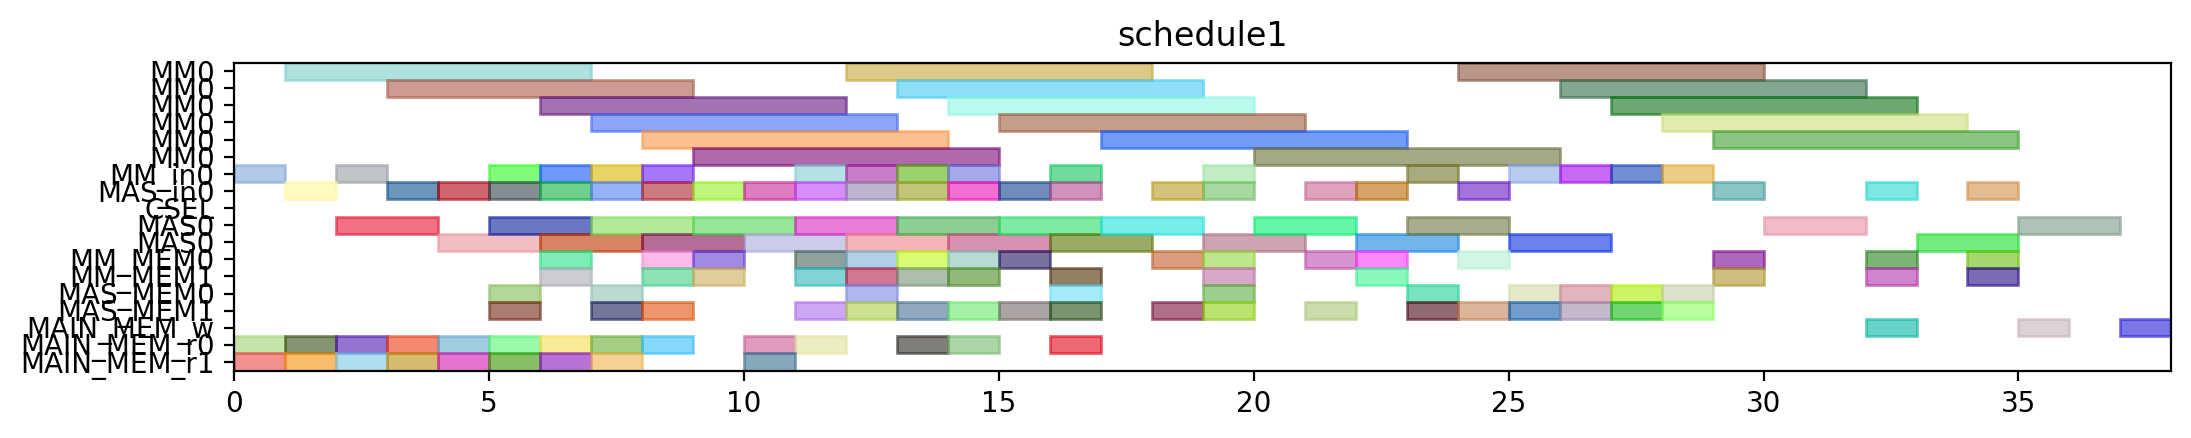

Here is the Python script that generated this plot:
from pyschedule import Scenario, solvers, plotters, alt


def solve():
	horizon = 145
	S = Scenario("schedule1", horizon=horizon)

	# resource
	MM = S.Resources('MM', num=1, size=6)
	MM_in = S.Resources('MM_in', num=1)
	MAS_in = S.Resources('MAS_in', num=1)
	CSEL = S.Resource('CSEL')
	MAS = S.Resources('MAS', num=1, size=2, periods=range(1, horizon))
	MM_MEM = S.Resources('MM_MEM', num=2)
	MAS_MEM = S.Resources('MAS_MEM', num=2)
	MAIN_MEM_w = S.Resource('MAIN_MEM_w', size=1)
	MAIN_MEM_r = S.Resources('MAIN_MEM_r', num=2)

	# result of previous scheduling
	t0_in = S.Task('t0_in', length=1, delay_cost=1)
	S += t0_in >= 0
	t0_in += MM_in[0]

	t0_mem0 = S.Task('t0_mem0', length=1, delay_cost=1)
	S += t0_mem0 >= 0
	t0_mem0 += MAIN_MEM_r[0]

	t0_mem1 = S.Task('t0_mem1', length=1, delay_cost=1)
	S += t0_mem1 >= 0
	t0_mem1 += MAIN_MEM_r[1]

	t0 = S.Task('t0', length=6, delay_cost=1)
	S += t0 >= 1
	t0 += MM[0]

	t8_in = S.Task('t8_in', length=1, delay_cost=1)
	S += t8_in >= 1
	t8_in += MAS_in[0]

	t8_mem0 = S.Task('t8_mem0', length=1, delay_cost=1)
	S += t8_mem0 >= 1
	t8_mem0 += MAIN_MEM_r[0]

	t8_mem1 = S.Task('t8_mem1', length=1, delay_cost=1)
	S += t8_mem1 >= 1
	t8_mem1 += MAIN_MEM_r[1]

	t2_in = S.Task('t2_in', length=1, delay_cost=1)
	S += t2_in >= 2
	t2_in += MM_in[0]

	t2_mem0 = S.Task('t2_mem0', length=1, delay_cost=1)
	S += t2_mem0 >= 2
	t2_mem0 += MAIN_MEM_r[0]

	t2_mem1 = S.Task('t2_mem1', length=1, delay_cost=1)
	S += t2_mem1 >= 2
	t2_mem1 += MAIN_MEM_r[1]

	t8 = S.Task('t8', length=2, delay_cost=1)
	S += t8 >= 2
	t8 += MAS[0]

	t2 = S.Task('t2', length=6, delay_cost=1)
	S += t2 >= 3
	t2 += MM[0]

	t9_in = S.Task('t9_in', length=1, delay_cost=1)
	S += t9_in >= 3
	t9_in += MAS_in[0]

	t9_mem0 = S.Task('t9_mem0', length=1, delay_cost=1)
	S += t9_mem0 >= 3
	t9_mem0 += MAIN_MEM_r[0]

	t9_mem1 = S.Task('t9_mem1', length=1, delay_cost=1)
	S += t9_mem1 >= 3
	t9_mem1 += MAIN_MEM_r[1]

	t4_in = S.Task('t4_in', length=1, delay_cost=1)
	S += t4_in >= 4
	t4_in += MAS_in[0]

	t4_mem0 = S.Task('t4_mem0', length=1, delay_cost=1)
	S += t4_mem0 >= 4
	t4_mem0 += MAIN_MEM_r[0]

	t4_mem1 = S.Task('t4_mem1', length=1, delay_cost=1)
	S += t4_mem1 >= 4
	t4_mem1 += MAIN_MEM_r[1]

	t9 = S.Task('t9', length=2, delay_cost=1)
	S += t9 >= 4
	t9 += MAS[0]

	t10_in = S.Task('t10_in', length=1, delay_cost=1)
	S += t10_in >= 5
	t10_in += MM_in[0]

	t10_mem0 = S.Task('t10_mem0', length=1, delay_cost=1)
	S += t10_mem0 >= 5
	t10_mem0 += MAS_MEM[0]

	t10_mem1 = S.Task('t10_mem1', length=1, delay_cost=1)
	S += t10_mem1 >= 5
	t10_mem1 += MAS_MEM[1]

	t3_in = S.Task('t3_in', length=1, delay_cost=1)
	S += t3_in >= 5
	t3_in += MAS_in[0]

	t3_mem0 = S.Task('t3_mem0', length=1, delay_cost=1)
	S += t3_mem0 >= 5
	t3_mem0 += MAIN_MEM_r[0]

	t3_mem1 = S.Task('t3_mem1', length=1, delay_cost=1)
	S += t3_mem1 >= 5
	t3_mem1 += MAIN_MEM_r[1]

	t4 = S.Task('t4', length=2, delay_cost=1)
	S += t4 >= 5
	t4 += MAS[0]

	t10 = S.Task('t10', length=6, delay_cost=1)
	S += t10 >= 6
	t10 += MM[0]

	t1_in = S.Task('t1_in', length=1, delay_cost=1)
	S += t1_in >= 6
	t1_in += MM_in[0]

	t1_mem0 = S.Task('t1_mem0', length=1, delay_cost=1)
	S += t1_mem0 >= 6
	t1_mem0 += MAIN_MEM_r[0]

	t1_mem1 = S.Task('t1_mem1', length=1, delay_cost=1)
	S += t1_mem1 >= 6
	t1_mem1 += MAIN_MEM_r[1]

	t24_in = S.Task('t24_in', length=1, delay_cost=1)
	S += t24_in >= 6
	t24_in += MAS_in[0]

	t24_mem0 = S.Task('t24_mem0', length=1, delay_cost=1)
	S += t24_mem0 >= 6
	t24_mem0 += MM_MEM[0]

	t24_mem1 = S.Task('t24_mem1', length=1, delay_cost=1)
	S += t24_mem1 >= 6
	t24_mem1 += MM_MEM[1]

	t3 = S.Task('t3', length=2, delay_cost=1)
	S += t3 >= 6
	t3 += MAS[0]

	t1 = S.Task('t1', length=6, delay_cost=1)
	S += t1 >= 7
	t1 += MM[0]

	t14_in = S.Task('t14_in', length=1, delay_cost=1)
	S += t14_in >= 7
	t14_in += MAS_in[0]

	t14_mem0 = S.Task('t14_mem0', length=1, delay_cost=1)
	S += t14_mem0 >= 7
	t14_mem0 += MAIN_MEM_r[0]

	t14_mem1 = S.Task('t14_mem1', length=1, delay_cost=1)
	S += t14_mem1 >= 7
	t14_mem1 += MAIN_MEM_r[1]

	t24 = S.Task('t24', length=2, delay_cost=1)
	S += t24 >= 7
	t24 += MAS[0]

	t5_in = S.Task('t5_in', length=1, delay_cost=1)
	S += t5_in >= 7
	t5_in += MM_in[0]

	t5_mem0 = S.Task('t5_mem0', length=1, delay_cost=1)
	S += t5_mem0 >= 7
	t5_mem0 += MAS_MEM[0]

	t5_mem1 = S.Task('t5_mem1', length=1, delay_cost=1)
	S += t5_mem1 >= 7
	t5_mem1 += MAS_MEM[1]

	t14 = S.Task('t14', length=2, delay_cost=1)
	S += t14 >= 8
	t14 += MAS[0]

	t25_in = S.Task('t25_in', length=1, delay_cost=1)
	S += t25_in >= 8
	t25_in += MAS_in[0]

	t25_mem0 = S.Task('t25_mem0', length=1, delay_cost=1)
	S += t25_mem0 >= 8
	t25_mem0 += MM_MEM[0]

	t25_mem1 = S.Task('t25_mem1', length=1, delay_cost=1)
	S += t25_mem1 >= 8
	t25_mem1 += MAS_MEM[1]

	t26_in = S.Task('t26_in', length=1, delay_cost=1)
	S += t26_in >= 8
	t26_in += MM_in[0]

	t26_mem0 = S.Task('t26_mem0', length=1, delay_cost=1)
	S += t26_mem0 >= 8
	t26_mem0 += MAIN_MEM_r[0]

	t26_mem1 = S.Task('t26_mem1', length=1, delay_cost=1)
	S += t26_mem1 >= 8
	t26_mem1 += MM_MEM[1]

	t5 = S.Task('t5', length=6, delay_cost=1)
	S += t5 >= 8
	t5 += MM[0]

	t11_in = S.Task('t11_in', length=1, delay_cost=1)
	S += t11_in >= 9
	t11_in += MAS_in[0]

	t11_mem0 = S.Task('t11_mem0', length=1, delay_cost=1)
	S += t11_mem0 >= 9
	t11_mem0 += MM_MEM[0]

	t11_mem1 = S.Task('t11_mem1', length=1, delay_cost=1)
	S += t11_mem1 >= 9
	t11_mem1 += MM_MEM[1]

	t25 = S.Task('t25', length=2, delay_cost=1)
	S += t25 >= 9
	t25 += MAS[0]

	t26 = S.Task('t26', length=6, delay_cost=1)
	S += t26 >= 9
	t26 += MM[0]

	t11 = S.Task('t11', length=2, delay_cost=1)
	S += t11 >= 10
	t11 += MAS[0]

	t13_in = S.Task('t13_in', length=1, delay_cost=1)
	S += t13_in >= 10
	t13_in += MAS_in[0]

	t13_mem0 = S.Task('t13_mem0', length=1, delay_cost=1)
	S += t13_mem0 >= 10
	t13_mem0 += MAIN_MEM_r[0]

	t13_mem1 = S.Task('t13_mem1', length=1, delay_cost=1)
	S += t13_mem1 >= 10
	t13_mem1 += MAIN_MEM_r[1]

	t12_in = S.Task('t12_in', length=1, delay_cost=1)
	S += t12_in >= 11
	t12_in += MAS_in[0]

	t12_mem0 = S.Task('t12_mem0', length=1, delay_cost=1)
	S += t12_mem0 >= 11
	t12_mem0 += MM_MEM[0]

	t12_mem1 = S.Task('t12_mem1', length=1, delay_cost=1)
	S += t12_mem1 >= 11
	t12_mem1 += MAS_MEM[1]

	t13 = S.Task('t13', length=2, delay_cost=1)
	S += t13 >= 11
	t13 += MAS[0]

	t19_in = S.Task('t19_in', length=1, delay_cost=1)
	S += t19_in >= 11
	t19_in += MM_in[0]

	t19_mem0 = S.Task('t19_mem0', length=1, delay_cost=1)
	S += t19_mem0 >= 11
	t19_mem0 += MAIN_MEM_r[0]

	t19_mem1 = S.Task('t19_mem1', length=1, delay_cost=1)
	S += t19_mem1 >= 11
	t19_mem1 += MM_MEM[1]

	t12 = S.Task('t12', length=2, delay_cost=1)
	S += t12 >= 12
	t12 += MAS[0]

	t15_in = S.Task('t15_in', length=1, delay_cost=1)
	S += t15_in >= 12
	t15_in += MM_in[0]

	t15_mem0 = S.Task('t15_mem0', length=1, delay_cost=1)
	S += t15_mem0 >= 12
	t15_mem0 += MAS_MEM[0]

	t15_mem1 = S.Task('t15_mem1', length=1, delay_cost=1)
	S += t15_mem1 >= 12
	t15_mem1 += MAS_MEM[1]

	t16_in = S.Task('t16_in', length=1, delay_cost=1)
	S += t16_in >= 12
	t16_in += MAS_in[0]

	t16_mem0 = S.Task('t16_mem0', length=1, delay_cost=1)
	S += t16_mem0 >= 12
	t16_mem0 += MM_MEM[0]

	t16_mem1 = S.Task('t16_mem1', length=1, delay_cost=1)
	S += t16_mem1 >= 12
	t16_mem1 += MM_MEM[1]

	t19 = S.Task('t19', length=6, delay_cost=1)
	S += t19 >= 12
	t19 += MM[0]

	t15 = S.Task('t15', length=6, delay_cost=1)
	S += t15 >= 13
	t15 += MM[0]

	t16 = S.Task('t16', length=2, delay_cost=1)
	S += t16 >= 13
	t16 += MAS[0]

	t18_in = S.Task('t18_in', length=1, delay_cost=1)
	S += t18_in >= 13
	t18_in += MM_in[0]

	t18_mem0 = S.Task('t18_mem0', length=1, delay_cost=1)
	S += t18_mem0 >= 13
	t18_mem0 += MAIN_MEM_r[0]

	t18_mem1 = S.Task('t18_mem1', length=1, delay_cost=1)
	S += t18_mem1 >= 13
	t18_mem1 += MAS_MEM[1]

	t6_in = S.Task('t6_in', length=1, delay_cost=1)
	S += t6_in >= 13
	t6_in += MAS_in[0]

	t6_mem0 = S.Task('t6_mem0', length=1, delay_cost=1)
	S += t6_mem0 >= 13
	t6_mem0 += MM_MEM[0]

	t6_mem1 = S.Task('t6_mem1', length=1, delay_cost=1)
	S += t6_mem1 >= 13
	t6_mem1 += MM_MEM[1]

	t18 = S.Task('t18', length=6, delay_cost=1)
	S += t18 >= 14
	t18 += MM[0]

	t27_in = S.Task('t27_in', length=1, delay_cost=1)
	S += t27_in >= 14
	t27_in += MM_in[0]

	t27_mem0 = S.Task('t27_mem0', length=1, delay_cost=1)
	S += t27_mem0 >= 14
	t27_mem0 += MAIN_MEM_r[0]

	t27_mem1 = S.Task('t27_mem1', length=1, delay_cost=1)
	S += t27_mem1 >= 14
	t27_mem1 += MAS_MEM[1]

	t29_in = S.Task('t29_in', length=1, delay_cost=1)
	S += t29_in >= 14
	t29_in += MAS_in[0]

	t29_mem0 = S.Task('t29_mem0', length=1, delay_cost=1)
	S += t29_mem0 >= 14
	t29_mem0 += MM_MEM[0]

	t29_mem1 = S.Task('t29_mem1', length=1, delay_cost=1)
	S += t29_mem1 >= 14
	t29_mem1 += MM_MEM[1]

	t6 = S.Task('t6', length=2, delay_cost=1)
	S += t6 >= 14
	t6 += MAS[0]

	t27 = S.Task('t27', length=6, delay_cost=1)
	S += t27 >= 15
	t27 += MM[0]

	t29 = S.Task('t29', length=2, delay_cost=1)
	S += t29 >= 15
	t29 += MAS[0]

	t7_in = S.Task('t7_in', length=1, delay_cost=1)
	S += t7_in >= 15
	t7_in += MAS_in[0]

	t7_mem0 = S.Task('t7_mem0', length=1, delay_cost=1)
	S += t7_mem0 >= 15
	t7_mem0 += MM_MEM[0]

	t7_mem1 = S.Task('t7_mem1', length=1, delay_cost=1)
	S += t7_mem1 >= 15
	t7_mem1 += MAS_MEM[1]

	t28_in = S.Task('t28_in', length=1, delay_cost=1)
	S += t28_in >= 16
	t28_in += MAS_in[0]

	t28_mem0 = S.Task('t28_mem0', length=1, delay_cost=1)
	S += t28_mem0 >= 16
	t28_mem0 += MAS_MEM[0]

	t28_mem1 = S.Task('t28_mem1', length=1, delay_cost=1)
	S += t28_mem1 >= 16
	t28_mem1 += MM_MEM[1]

	t30_in = S.Task('t30_in', length=1, delay_cost=1)
	S += t30_in >= 16
	t30_in += MM_in[0]

	t30_mem0 = S.Task('t30_mem0', length=1, delay_cost=1)
	S += t30_mem0 >= 16
	t30_mem0 += MAIN_MEM_r[0]

	t30_mem1 = S.Task('t30_mem1', length=1, delay_cost=1)
	S += t30_mem1 >= 16
	t30_mem1 += MAS_MEM[1]

	t7 = S.Task('t7', length=2, delay_cost=1)
	S += t7 >= 16
	t7 += MAS[0]

	t28 = S.Task('t28', length=2, delay_cost=1)
	S += t28 >= 17
	t28 += MAS[0]

	t30 = S.Task('t30', length=6, delay_cost=1)
	S += t30 >= 17
	t30 += MM[0]

	t17_in = S.Task('t17_in', length=1, delay_cost=1)
	S += t17_in >= 18
	t17_in += MAS_in[0]

	t17_mem0 = S.Task('t17_mem0', length=1, delay_cost=1)
	S += t17_mem0 >= 18
	t17_mem0 += MM_MEM[0]

	t17_mem1 = S.Task('t17_mem1', length=1, delay_cost=1)
	S += t17_mem1 >= 18
	t17_mem1 += MAS_MEM[1]

	t17 = S.Task('t17', length=2, delay_cost=1)
	S += t17 >= 19
	t17 += MAS[0]

	t20_in = S.Task('t20_in', length=1, delay_cost=1)
	S += t20_in >= 19
	t20_in += MAS_in[0]

	t20_mem0 = S.Task('t20_mem0', length=1, delay_cost=1)
	S += t20_mem0 >= 19
	t20_mem0 += MM_MEM[0]

	t20_mem1 = S.Task('t20_mem1', length=1, delay_cost=1)
	S += t20_mem1 >= 19
	t20_mem1 += MM_MEM[1]

	t35_in = S.Task('t35_in', length=1, delay_cost=1)
	S += t35_in >= 19
	t35_in += MM_in[0]

	t35_mem0 = S.Task('t35_mem0', length=1, delay_cost=1)
	S += t35_mem0 >= 19
	t35_mem0 += MAS_MEM[0]

	t35_mem1 = S.Task('t35_mem1', length=1, delay_cost=1)
	S += t35_mem1 >= 19
	t35_mem1 += MAS_MEM[1]

	t20 = S.Task('t20', length=2, delay_cost=1)
	S += t20 >= 20
	t20 += MAS[0]

	t35 = S.Task('t35', length=6, delay_cost=1)
	S += t35 >= 20
	t35 += MM[0]

	t31_in = S.Task('t31_in', length=1, delay_cost=1)
	S += t31_in >= 22
	t31_in += MAS_in[0]

	t31_mem0 = S.Task('t31_mem0', length=1, delay_cost=1)
	S += t31_mem0 >= 22
	t31_mem0 += MM_MEM[0]

	t31_mem1 = S.Task('t31_mem1', length=1, delay_cost=1)
	S += t31_mem1 >= 22
	t31_mem1 += MM_MEM[1]

	t31 = S.Task('t31', length=2, delay_cost=1)
	S += t31 >= 23
	t31 += MAS[0]


	# new tasks
	t21 = S.Task('t21', length=2, delay_cost=1)
	t21 += alt(MAS)
	t21_in = S.Task('t21_in', length=1, delay_cost=1)
	t21_in += alt(MAS_in)
	S += t21_in*MAS_in[0]<=t21*MAS[0]

	t21_mem0 = S.Task('t21_mem0', length=1, delay_cost=1)
	t21_mem0 += MM_MEM[0]
	S += 12 < t21_mem0
	S += t21_mem0 <= t21

	t21_mem1 = S.Task('t21_mem1', length=1, delay_cost=1)
	t21_mem1 += MAS_MEM[1]
	S += 21 < t21_mem1
	S += t21_mem1 <= t21

	t22 = S.Task('t22', length=2, delay_cost=1)
	t22 += alt(MAS)
	t22_in = S.Task('t22_in', length=1, delay_cost=1)
	t22_in += alt(MAS_in)
	S += t22_in*MAS_in[0]<=t22*MAS[0]

	t22_mem0 = S.Task('t22_mem0', length=1, delay_cost=1)
	t22_mem0 += MM_MEM[0]
	S += 12 < t22_mem0
	S += t22_mem0 <= t22

	t22_mem1 = S.Task('t22_mem1', length=1, delay_cost=1)
	t22_mem1 += MAS_MEM[1]
	S += 21 < t22_mem1
	S += t22_mem1 <= t22

	t32 = S.Task('t32', length=6, delay_cost=1)
	t32 += alt(MM)
	t32_in = S.Task('t32_in', length=1, delay_cost=1)
	t32_in += alt(MM_in)
	S += t32_in*MM_in[0]<=t32*MM[0]
	t32_mem0 = S.Task('t32_mem0', length=1, delay_cost=1)
	t32_mem0 += MAS_MEM[0]
	S += 18 < t32_mem0
	S += t32_mem0 <= t32

	t32_mem1 = S.Task('t32_mem1', length=1, delay_cost=1)
	t32_mem1 += MAS_MEM[1]
	S += 24 < t32_mem1
	S += t32_mem1 <= t32

	t33 = S.Task('t33', length=6, delay_cost=1)
	t33 += alt(MM)
	t33_in = S.Task('t33_in', length=1, delay_cost=1)
	t33_in += alt(MM_in)
	S += t33_in*MM_in[0]<=t33*MM[0]
	t33_mem0 = S.Task('t33_mem0', length=1, delay_cost=1)
	t33_mem0 += MAS_MEM[0]
	S += 20 < t33_mem0
	S += t33_mem0 <= t33

	t33_mem1 = S.Task('t33_mem1', length=1, delay_cost=1)
	t33_mem1 += MAS_MEM[1]
	S += 24 < t33_mem1
	S += t33_mem1 <= t33

	t23 = S.Task('t23', length=6, delay_cost=1)
	t23 += alt(MM)
	t23_in = S.Task('t23_in', length=1, delay_cost=1)
	t23_in += alt(MM_in)
	S += t23_in*MM_in[0]<=t23*MM[0]
	t23_mem0 = S.Task('t23_mem0', length=1, delay_cost=1)
	t23_mem0 += alt(MAS_MEM)
	S += (t21*MAS[0])-1 < t23_mem0*MAS_MEM[0]
	S += t23_mem0 <= t23

	t23_mem1 = S.Task('t23_mem1', length=1, delay_cost=1)
	t23_mem1 += alt(MAS_MEM)
	S += (t22*MAS[0])-1 < t23_mem1*MAS_MEM[1]
	S += t23_mem1 <= t23

	t34 = S.Task('t34', length=6, delay_cost=1)
	t34 += alt(MM)
	t34_in = S.Task('t34_in', length=1, delay_cost=1)
	t34_in += alt(MM_in)
	S += t34_in*MM_in[0]<=t34*MM[0]
	t34_mem0 = S.Task('t34_mem0', length=1, delay_cost=1)
	t34_mem0 += MAS_MEM[0]
	S += 17 < t34_mem0
	S += t34_mem0 <= t34

	t34_mem1 = S.Task('t34_mem1', length=1, delay_cost=1)
	t34_mem1 += alt(MAS_MEM)
	S += (t21*MAS[0])-1 < t34_mem1*MAS_MEM[1]
	S += t34_mem1 <= t34

	t36 = S.Task('t36', length=6, delay_cost=1)
	t36 += alt(MM)
	t36_in = S.Task('t36_in', length=1, delay_cost=1)
	t36_in += alt(MM_in)
	S += t36_in*MM_in[0]<=t36*MM[0]
	t36_mem0 = S.Task('t36_mem0', length=1, delay_cost=1)
	t36_mem0 += MAS_MEM[0]
	S += 20 < t36_mem0
	S += t36_mem0 <= t36

	t36_mem1 = S.Task('t36_mem1', length=1, delay_cost=1)
	t36_mem1 += alt(MAS_MEM)
	S += (t22*MAS[0])-1 < t36_mem1*MAS_MEM[1]
	S += t36_mem1 <= t36

	Y_Hash0_new = S.Task('Y_Hash0_new', length=2, delay_cost=1)
	Y_Hash0_new += alt(MAS)
	Y_Hash0_new_in = S.Task('Y_Hash0_new_in', length=1, delay_cost=1)
	Y_Hash0_new_in += alt(MAS_in)
	S += Y_Hash0_new_in*MAS_in[0]<=Y_Hash0_new*MAS[0]

	S += 0<Y_Hash0_new

	Y_Hash0_new_w = S.Task('Y_Hash0_new_w', length=1, delay_cost=1)
	Y_Hash0_new_w += alt(MAIN_MEM_w)
	S += Y_Hash0_new <= Y_Hash0_new_w

	Y_Hash0_new_mem0 = S.Task('Y_Hash0_new_mem0', length=1, delay_cost=1)
	Y_Hash0_new_mem0 += alt(MM_MEM)
	S += (t23*MM[0])-1 < Y_Hash0_new_mem0*MM_MEM[0]
	S += Y_Hash0_new_mem0 <= Y_Hash0_new

	Y_Hash0_new_mem1 = S.Task('Y_Hash0_new_mem1', length=1, delay_cost=1)
	Y_Hash0_new_mem1 += alt(MM_MEM)
	S += (t32*MM[0])-1 < Y_Hash0_new_mem1*MM_MEM[1]
	S += Y_Hash0_new_mem1 <= Y_Hash0_new

	X_Hash0_new = S.Task('X_Hash0_new', length=2, delay_cost=1)
	X_Hash0_new += alt(MAS)
	X_Hash0_new_in = S.Task('X_Hash0_new_in', length=1, delay_cost=1)
	X_Hash0_new_in += alt(MAS_in)
	S += X_Hash0_new_in*MAS_in[0]<=X_Hash0_new*MAS[0]

	S += 0<X_Hash0_new

	X_Hash0_new_w = S.Task('X_Hash0_new_w', length=1, delay_cost=1)
	X_Hash0_new_w += alt(MAIN_MEM_w)
	S += X_Hash0_new <= X_Hash0_new_w

	X_Hash0_new_mem0 = S.Task('X_Hash0_new_mem0', length=1, delay_cost=1)
	X_Hash0_new_mem0 += alt(MM_MEM)
	S += (t34*MM[0])-1 < X_Hash0_new_mem0*MM_MEM[0]
	S += X_Hash0_new_mem0 <= X_Hash0_new

	X_Hash0_new_mem1 = S.Task('X_Hash0_new_mem1', length=1, delay_cost=1)
	X_Hash0_new_mem1 += alt(MM_MEM)
	S += (t33*MM[0])-1 < X_Hash0_new_mem1*MM_MEM[1]
	S += X_Hash0_new_mem1 <= X_Hash0_new

	Z_Hash0_new = S.Task('Z_Hash0_new', length=2, delay_cost=1)
	Z_Hash0_new += alt(MAS)
	Z_Hash0_new_in = S.Task('Z_Hash0_new_in', length=1, delay_cost=1)
	Z_Hash0_new_in += alt(MAS_in)
	S += Z_Hash0_new_in*MAS_in[0]<=Z_Hash0_new*MAS[0]

	S += 0<Z_Hash0_new

	Z_Hash0_new_w = S.Task('Z_Hash0_new_w', length=1, delay_cost=1)
	Z_Hash0_new_w += alt(MAIN_MEM_w)
	S += Z_Hash0_new <= Z_Hash0_new_w

	Z_Hash0_new_mem0 = S.Task('Z_Hash0_new_mem0', length=1, delay_cost=1)
	Z_Hash0_new_mem0 += alt(MM_MEM)
	S += (t36*MM[0])-1 < Z_Hash0_new_mem0*MM_MEM[0]
	S += Z_Hash0_new_mem0 <= Z_Hash0_new

	Z_Hash0_new_mem1 = S.Task('Z_Hash0_new_mem1', length=1, delay_cost=1)
	Z_Hash0_new_mem1 += MM_MEM[1]
	S += 25 < Z_Hash0_new_mem1
	S += Z_Hash0_new_mem1 <= Z_Hash0_new

	solvers.mip.solve(S,msg=1,kind='CPLEX',ratio_gap=1.01)

	solution = [['hoge']*len(S.solution()[1]) for i in range(len(S.solution()))]
	for i in range(len(S.solution())):
		for j in range(len(S.solution()[i])):
			solution[i][j]=str(S.solution()[i][j])
	print(solution)

	cycles = int(solution[-1][3])

	pic_file_name = "/mnt/rose/usr1/fukuda/ABE/multiRAM_multiMAS_16mux/scheduling_result/stage6MM1_stage2MAS1/EP_ADD_A_ANY/schedule1.png"
	if(S.solution() != []):
		plotters.matplotlib.plot(S,img_filename=pic_file_name, show_task_labels=False, fig_size=(cycles*0.25+3, 2))

	return solution
